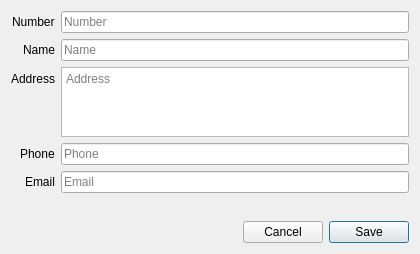
<?xml version="1.0" encoding="UTF-8"?>
<ui version="4.0">
 <class>CustomerAddDialog</class>
 <widget class="QDialog" name="CustomerAddDialog">
  <property name="geometry">
   <rect>
    <x>0</x>
    <y>0</y>
    <width>420</width>
    <height>254</height>
   </rect>
  </property>
  <property name="windowTitle">
   <string>Add new customer</string>
  </property>
  <property name="modal">
   <bool>true</bool>
  </property>
  <layout class="QVBoxLayout" name="verticalLayout">
   <item>
    <layout class="QFormLayout" name="formLayout">
     <property name="labelAlignment">
      <set>Qt::AlignRight|Qt::AlignTrailing|Qt::AlignVCenter</set>
     </property>
     <item row="0" column="0">
      <widget class="QLabel" name="label">
       <property name="text">
        <string>Number</string>
       </property>
      </widget>
     </item>
     <item row="1" column="0">
      <widget class="QLabel" name="label_2">
       <property name="text">
        <string>Name</string>
       </property>
      </widget>
     </item>
     <item row="2" column="0">
      <widget class="QLabel" name="label_3">
       <property name="text">
        <string>Address</string>
       </property>
      </widget>
     </item>
     <item row="3" column="0">
      <widget class="QLabel" name="label_4">
       <property name="text">
        <string>Phone</string>
       </property>
      </widget>
     </item>
     <item row="0" column="1">
      <widget class="QLineEdit" name="lineNumber">
       <property name="placeholderText">
        <string>Number</string>
       </property>
      </widget>
     </item>
     <item row="1" column="1">
      <widget class="QLineEdit" name="lineName">
       <property name="placeholderText">
        <string>Name</string>
       </property>
      </widget>
     </item>
     <item row="3" column="1">
      <widget class="QLineEdit" name="linePhone">
       <property name="placeholderText">
        <string>Phone</string>
       </property>
      </widget>
     </item>
     <item row="2" column="1">
      <widget class="QPlainTextEdit" name="plainAddress">
       <property name="maximumSize">
        <size>
         <width>16777215</width>
         <height>80</height>
        </size>
       </property>
       <property name="placeholderText">
        <string>Address</string>
       </property>
      </widget>
     </item>
     <item row="4" column="0">
      <widget class="QLabel" name="label_5">
       <property name="text">
        <string>Email</string>
       </property>
      </widget>
     </item>
     <item row="4" column="1">
      <widget class="QLineEdit" name="lineEmail">
       <property name="placeholderText">
        <string>Email</string>
       </property>
      </widget>
     </item>
    </layout>
   </item>
   <item>
    <spacer name="verticalSpacer">
     <property name="orientation">
      <enum>Qt::Vertical</enum>
     </property>
     <property name="sizeHint" stdset="0">
      <size>
       <width>20</width>
       <height>40</height>
      </size>
     </property>
    </spacer>
   </item>
   <item>
    <layout class="QHBoxLayout" name="horizontalLayout">
     <item>
      <spacer name="horizontalSpacer">
       <property name="orientation">
        <enum>Qt::Horizontal</enum>
       </property>
       <property name="sizeHint" stdset="0">
        <size>
         <width>40</width>
         <height>20</height>
        </size>
       </property>
      </spacer>
     </item>
     <item>
      <widget class="QPushButton" name="pushCancel">
       <property name="text">
        <string>Cancel</string>
       </property>
      </widget>
     </item>
     <item>
      <widget class="QPushButton" name="pushSave">
       <property name="text">
        <string>Save</string>
       </property>
       <property name="default">
        <bool>true</bool>
       </property>
      </widget>
     </item>
    </layout>
   </item>
  </layout>
 </widget>
 <tabstops>
  <tabstop>lineNumber</tabstop>
  <tabstop>lineName</tabstop>
  <tabstop>plainAddress</tabstop>
  <tabstop>linePhone</tabstop>
  <tabstop>pushSave</tabstop>
  <tabstop>pushCancel</tabstop>
 </tabstops>
 <resources/>
 <connections>
  <connection>
   <sender>pushCancel</sender>
   <signal>clicked()</signal>
   <receiver>CustomerAddDialog</receiver>
   <slot>close()</slot>
   <hints>
    <hint type="sourcelabel">
     <x>283</x>
     <y>279</y>
    </hint>
    <hint type="destinationlabel">
     <x>209</x>
     <y>150</y>
    </hint>
   </hints>
  </connection>
 </connections>
</ui>
